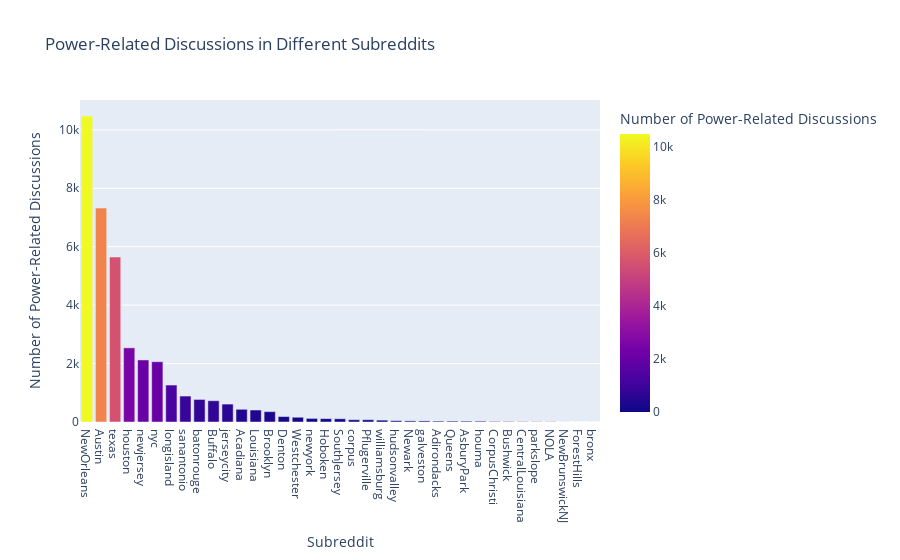

Notebook code cell kept with this figure:
### Code cell
active_subreddits = filtered_data['subreddit_submission'].value_counts()

df = active_subreddits.reset_index()
df.columns = ['Subreddit', 'Number of Discussions']

fig = px.bar(df, x='Subreddit', y='Number of Discussions',
             hover_data=['Subreddit', 'Number of Discussions'], color='Number of Discussions',
             labels={'Number of Discussions':'Number of Power-Related Discussions'},
             title='Power-Related Discussions in Different Subreddits')
fig.show()

### Figure 1 — Plotly figure (JSON) as saved in the notebook; plotly's stock layout.template omitted (floating-point values rounded to 4 significant figures)
{"data": [{"alignmentgroup": "True", "hovertemplate": "Subreddit=%{x}<br>Number of Power-Related Discussions=%{marker.color}<extra></extra>", "legendgroup": "", "marker": {"color": [10471, 7323, 5647, 2538, 2124, 2063, 1265, 888, 772, 728, 613, 435, 410, 355, 186, 163, 123, 115, 111, 78, 78, 64, 45, 38, 37, 30, 30, 29, 28, 18, 15, 10, 8, 8, 2, 1, 1], "coloraxis": "coloraxis", "pattern": {"shape": ""}}, "name": "", "offsetgroup": "", "orientation": "v", "showlegend": false, "textposition": "auto", "type": "bar", "x": ["NewOrleans", "Austin", "texas", "houston", "newjersey", "nyc", "longisland", "sanantonio", "batonrouge", "Buffalo", "jerseycity", "Acadiana", "Louisiana", "Brooklyn", "Denton", "Westchester", "newyork", "Hoboken", "SouthJersey", "corpus", "Pflugerville", "williamsburg", "hudsonvalley", "Newark", "galveston", "Adirondacks", "Queens", "AsburyPark", "houma", "CorpusChristi", "Bushwick", "CentralLouisiana", "parkslope", "NOLA", "NewBrunswickNJ", "ForestHills", "bronx"], "xaxis": "x", "y": [10471, 7323, 5647, 2538, 2124, 2063, 1265, 888, 772, 728, 613, 435, 410, 355, 186, 163, 123, 115, 111, 78, 78, 64, 45, 38, 37, 30, 30, 29, 28, 18, 15, 10, 8, 8, 2, 1, 1], "yaxis": "y"}], "layout": {"barmode": "relative", "coloraxis": {"colorbar": {"title": {"text": "Number of Power-Related Discussions"}}, "colorscale": [[0, "#0d0887"], [0.1111, "#46039f"], [0.2222, "#7201a8"], [0.3333, "#9c179e"], [0.4444, "#bd3786"], [0.5556, "#d8576b"], [0.6667, "#ed7953"], [0.7778, "#fb9f3a"], [0.8889, "#fdca26"], [1, "#f0f921"]]}, "legend": {"tracegroupgap": 0}, "title": {"text": "Power-Related Discussions in Different Subreddits"}, "xaxis": {"anchor": "y", "domain": [0, 1], "title": {"text": "Subreddit"}}, "yaxis": {"anchor": "x", "domain": [0, 1], "title": {"text": "Number of Power-Related Discussions"}}}}
